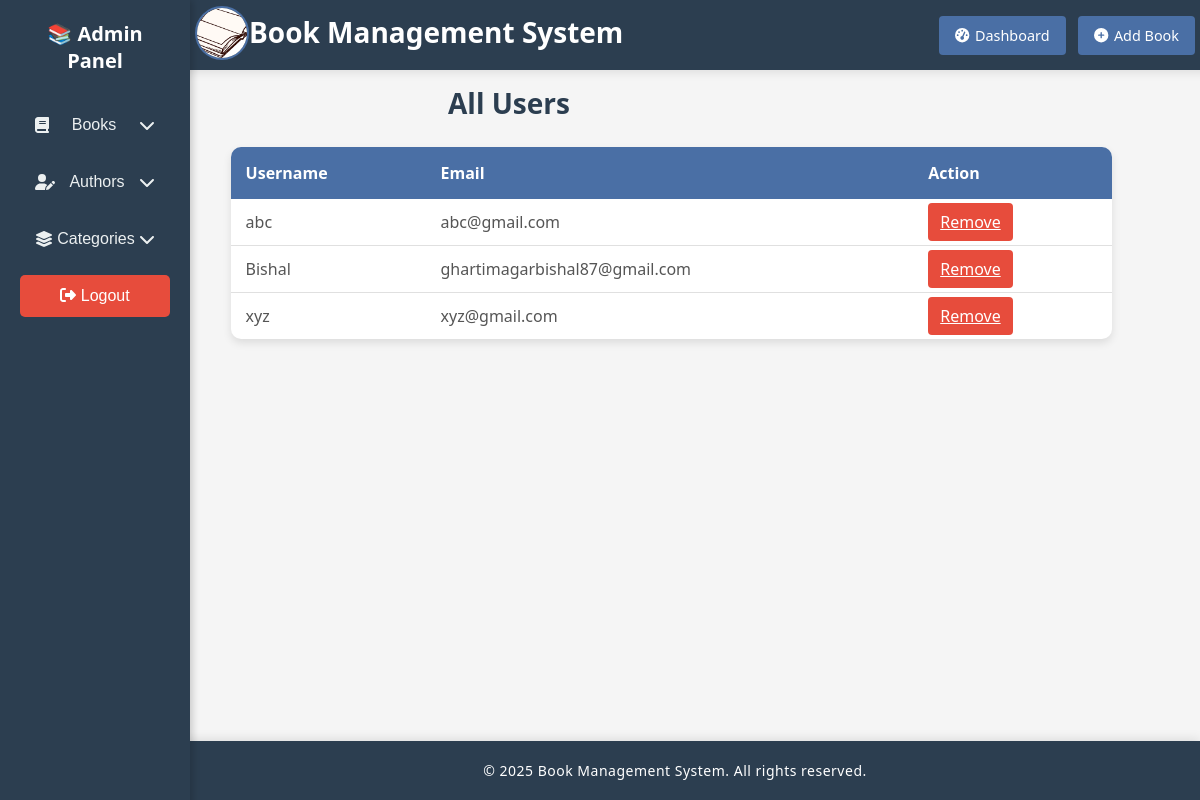
The page /admin/allusers.php (signed in) on the database as committed earlier.
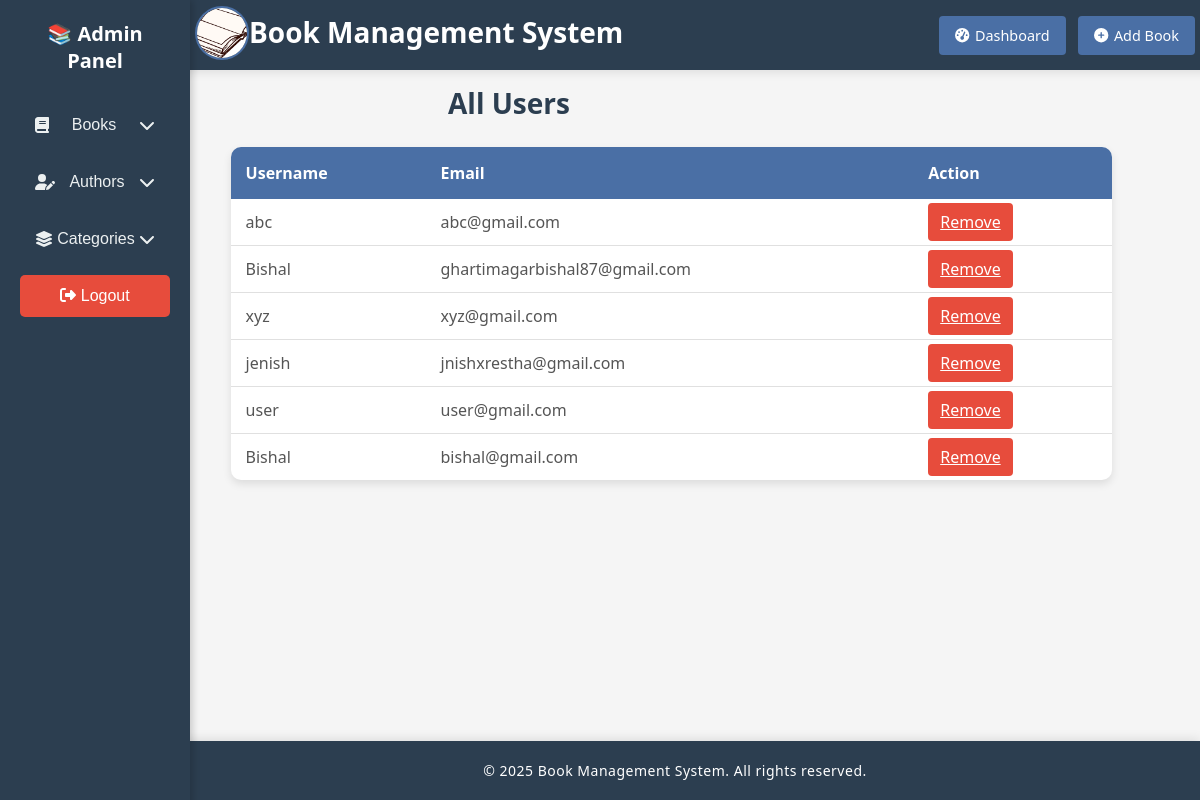
The same page on the database as committed later.
### tables this page shows
CREATE TABLE `users` (
  `id` int(11) NOT NULL,
  `username` varchar(50) NOT NULL,
  `email` varchar(50) NOT NULL,
  `password` varchar(255) DEFAULT NULL
);

### admin/allusers.php (the view, shortened to what this page needs)
<?php
include('header.php');
include('sidebar.php');
$conn = new mysqli("localhost", "root", "", "book_management_system");
$sql = "SELECT username, email FROM users";
$result = $conn->query($sql);
?>
<!DOCTYPE html>
<html>
<head>
</head>
<body>
    <div class="content">
        <h1>All Users</h1>
        <table>
            <thead>
                <tr>
                    <th>Username</th>
                    <th>Email</th>
                    <th>Action</th>
                </tr>
            </thead>
            <tbody>
                <?php
                if ($result->num_rows > 0) {
                    while ($row = $result->fetch_assoc()) {
                        echo "<tr>
                                <td>" . htmlspecialchars($row["username"]) . "</td>
                                <td>" . htmlspecialchars($row["email"]) . "</td>
                                <td>
                                    <a href='?delete_user=" . urlencode($row["username"]) . "'
                                       class='delete-btn'
                                       onclick='return confirm(\"Are you sure you want to delete this user?\");'>
                                        Remove
                                    </a>
                                </td>
                              </tr>";
                    }
                } else {
                    echo "<tr><td colspan='3'>No users found</td></tr>";
                }
                ?>
            </tbody>
        </table>
    </div>
</body>
</html>
<?php include('footer.php'); ?>

Rows that differ between the two databases and show on the page:
added users: username "jenish", email "jnishxrestha@gmail.com"
added users: username "user", email "user@gmail.com"
added users: username "Bishal", email "bishal@gmail.com"
